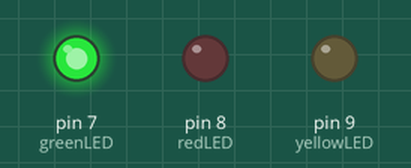
This sketch was run on a simulated Arduino Uno, built with avr-gcc and run on an emulated ATmega328P. Parts: output pins drawn as LEDs (lit = HIGH).

Above: at 1.2 s.
At 26.5 s:
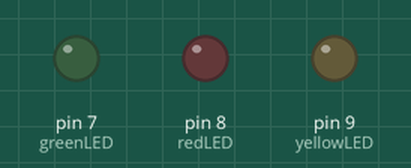
At 41.05 s:
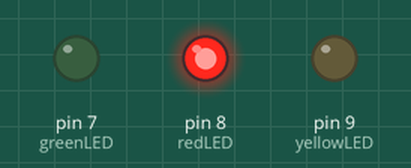
At 52.5 s:
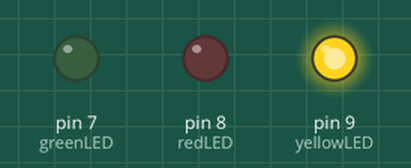
Timing chart, 0 to 53.3 s (numbered marks = the images above):
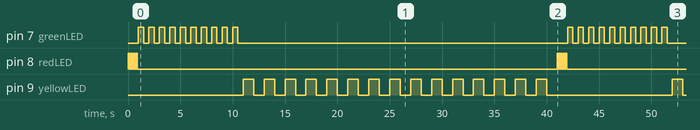

The sketch:

sketch.ino
```cpp
int redLED=8;
int greenLED=7;
int yellowLED=9;
int redBlink=100;
int greenBlink=500;
int yellowBlink=1000;


void setup() {
  // put your setup code here, to run once:
  pinMode(redLED,OUTPUT);
  pinMode(greenLED,OUTPUT);
  pinMode(yellowLED,OUTPUT);
}

void loop() {
  // put your main code here, to run repeatedly:
  for(int i=0;i<5;i++){
    digitalWrite(redLED,HIGH);
  delay(redBlink);
  digitalWrite(redLED,LOW);
  delay(redBlink);
 }

 for(int i=0;i<10;i++){
  digitalWrite(greenLED,HIGH);
  delay(greenBlink);
  digitalWrite(greenLED,LOW);
  delay(greenBlink);
 }
 for(int i=0;i<15;i++){
  digitalWrite(yellowLED,HIGH);
  delay(yellowBlink);
  digitalWrite(yellowLED,LOW);
  delay(yellowBlink);

 }


}
```

Measured:
- by itself, pin 7 (greenLED): repeats every 41.0 s: 9 × (LOW 0.50 s, HIGH 0.50 s), LOW 31.5 s, HIGH 0.50 s
- by itself, pin 8 (redLED): repeats every 41.0 s: 4 × (LOW 0.10 s, HIGH 0.10 s), LOW 40.1 s, HIGH 0.10 s
- by itself, pin 9 (yellowLED): repeats every 41.0 s: HIGH 1.0 s, LOW 12.0 s, 14 × (HIGH 1.0 s, LOW 1.0 s)
